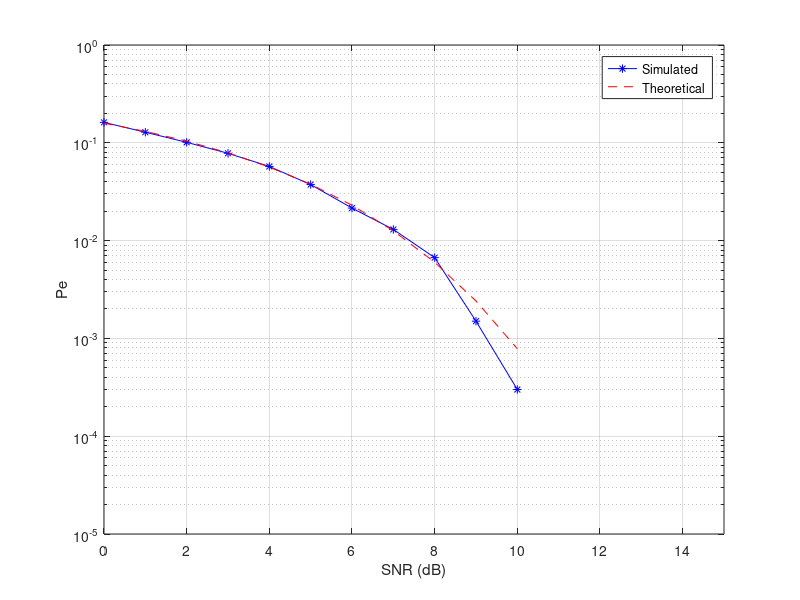

This chart was generated by the following MATLAB code:
K = 1e4; % initialize K to 10^4
SNR = 10; % set the SNR in dB

% Step 1: Generate binary message symbols with equal probability
s = 2*randi([0,1],1,K)-1;

% Step 2: Generate AWGN noise
sigma_n = sqrt(1/(SNR));
n = sigma_n*randn(1,K);

% Step 3: Received signal
y = s + n;

% Step 4: Decoding
s_hat = sign(y);

% Step 5: Compute errors
num_errors = sum(s_hat ~= s);

% Step 6: Repeat steps 1-5 K times and compute Pe
Pe = num_errors/K;

% Step 7: Repeat step 6 for different SNR values
SNR_dB = 0:1:10;
SNR = 10.^(SNR_dB/10);
Pe_sim = zeros(size(SNR));
for i=1:length(SNR)
    sigma_n = sqrt(1/(SNR(i)));
    n = sigma_n*randn(1,K);
    y = s + n;
    s_hat = sign(y);
    num_errors = sum(s_hat ~= s);
    Pe_sim(i) = num_errors/K;
end

% Step 8: Plot results
Pe_theory = qfunc(sqrt(SNR));
semilogy(SNR_dB, Pe_sim, 'b-*', SNR_dB, Pe_theory, 'r--');
xlabel('SNR (dB)'); ylabel('Pe'); grid on;
legend('Simulated', 'Theoretical');
axis([0 15 1e-5 1]);
